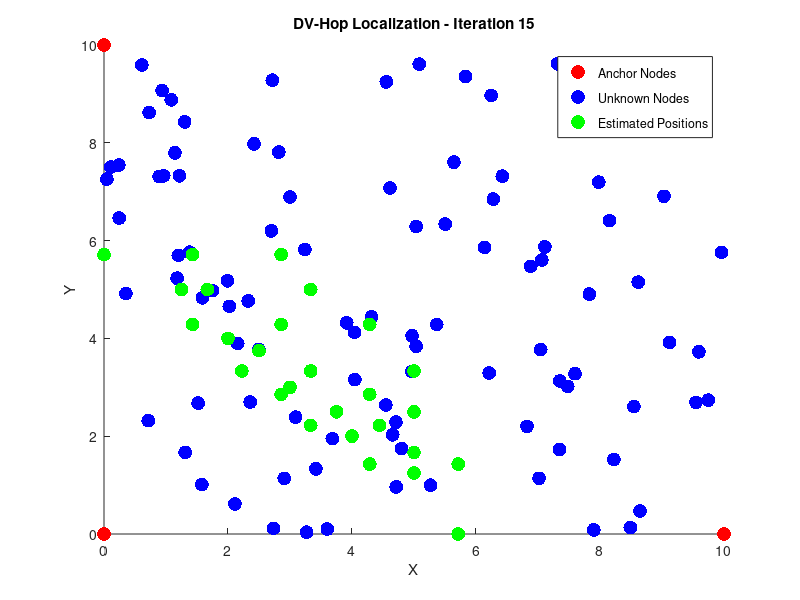

This chart was generated by the following MATLAB code:
% Define the positions of anchor nodes and unknown nodes
anchorNodes = [
    0, 0;
    0, 10;
    10, 0
];
numUnknownNodes = 100; % Number of unknown nodes
unknownNodes = rand(numUnknownNodes, 2) * 10; % Generate random positions for unknown nodes

% Define the average hop distance
avgHopDistance = 3; % You can adjust this value based on your network characteristics

minError = Inf;
bestIteration = -1;
bestEstimatedPositions = [];

figure;

for iter = 1:15 % Perform 15 iterations
    % Calculate the distances between anchor nodes and unknown nodes
    distances = zeros(size(anchorNodes, 1), numUnknownNodes);
    for i = 1:numUnknownNodes
        distances(:, i) = sqrt(sum((anchorNodes - unknownNodes(i, :)).^2, 2));
    end

    % Estimate the hop counts based on the average hop distance
    hopCounts = distances / avgHopDistance;

    % Round hop counts to integers
    hopCounts = round(hopCounts);

    % Calculate the estimated positions using DV-Hop algorithm for each unknown node
    estimatedPositions = zeros(numUnknownNodes, 2);
    for i = 1:numUnknownNodes
        for j = 1:size(anchorNodes, 1)
            estimatedPositions(i, :) = estimatedPositions(i, :) + anchorNodes(j, :) * hopCounts(j, i);
        end
        estimatedPositions(i, :) = estimatedPositions(i, :) / sum(hopCounts(:, i));
    end

    % Calculate the localization error for each unknown node
    errors = zeros(numUnknownNodes, 1);
    for i = 1:numUnknownNodes
        errors(i) = sqrt(sum((unknownNodes(i, :) - estimatedPositions(i, :)).^2));
    end

    % Calculate the average localization error for this iteration
    averageError = mean(errors);

    % Update the minimum error and best estimated positions if this iteration has a lower error
    if averageError < minError
        minError = averageError;
        bestIteration = iter;
        bestEstimatedPositions = estimatedPositions;
    end
end
    % Plot the positions of anchor nodes, unknown nodes, and their estimated positions
    scatter(anchorNodes(:, 1), anchorNodes(:, 2), 100, 'filled', 'MarkerFaceColor', 'r'); % Anchor nodes
    hold on;
    scatter(unknownNodes(:, 1), unknownNodes(:, 2), 100, 'filled', 'MarkerFaceColor', 'b'); % Unknown nodes
    scatter(estimatedPositions(:, 1), estimatedPositions(:, 2), 100, 'filled', 'MarkerFaceColor', 'g'); % Estimated positions
    legend('Anchor Nodes', 'Unknown Nodes', 'Estimated Positions');
    xlabel('X');
    ylabel('Y');
    title(['DV-Hop Localization - Iteration ', num2str(iter)]);
    hold off;
    pause(1); % Pause for 1 second to observe the plot


% Display the best iteration and its results
disp(['Best Iteration: ', num2str(bestIteration)]);
disp('Actual and estimated positions of unknown nodes:');
disp('----------------------------------------------');
disp('Node   | Actual Position | Estimated Position | Localization Error');
disp('----------------------------------------------');
for i = 1:numUnknownNodes
    disp([sprintf('Node %2d | (%6.2f, %6.2f)    | (%6.2f, %6.2f)     | %10.2f', ...
        i, unknownNodes(i, :), bestEstimatedPositions(i, :), minError)]);
end

% Display the minimum average localization error
disp(['Minimum Average Localization Error: ', num2str(minError)]);
